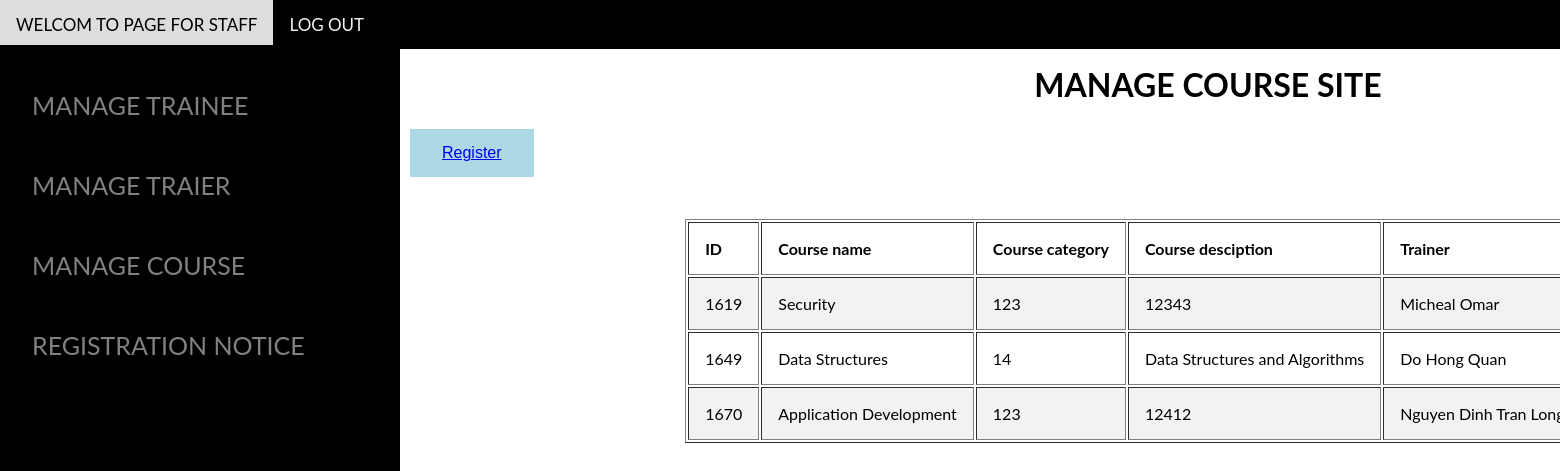
Screenshot of /managecourseforstaff.php with the database file from the repository.
### tables this page shows
CREATE TABLE `course` (
  `CourseID` varchar(255) NOT NULL,
  `CourseName` varchar(255) NOT NULL,
  `CousreCate` varchar(255) NOT NULL,
  `CourseDes` varchar(255) NOT NULL,
  `Trainer` varchar(255) NOT NULL
);

### db.php (called while the page is built, shortened)
<?php
$hostname = 'localhost';
$username='root';
$password='';
$dbname='1670';
$port=3306;
function query($sql)
{
    global $hostname;
    global $username;
    global $password;
    global $dbname;
    global $port;
    $conn = new mysqli($hostname, $username, $password, $dbname, $port);
    $result = $conn->query($sql);
    $rows = mysqli_fetch_all($result);
    return $rows;
}
?>

### managecourseforstaff.php (the view, shortened to what this page needs)
<!DOCTYPE html>
<html>
<head>
    <link rel="stylesheet" type="text/css" href="addstyle.css">
</head>
<body>
<body>
<?php
require_once('db.php');
?>
<div class="navbar">
  <a href="#">WELCOM TO PAGE FOR STAFF</a>
  <a href="loginform1.php">LOG OUT</a>
</div>
<div class="sidenav">
	<br>
    <a href="managetraineeforstaff.php">MANAGE TRAINEE</a>
    <br><br>
    <a href="managetrainerforstaff.php">MANAGE TRAIER</a>
    <br><br>
    <a href="managecourseforstaff.php">MANAGE COURSE</a>
    <br><br>
    <a href="regiscourseforstaff.php">REGISTRATION NOTICE</a>
</div>
<div class="main" style="width: 1600px;">
<h1 style="text-align: center;">MANAGE COURSE SITE</h1>
<table border="1px" style="margin-left: auto;margin-right: auto;">
    <button class="button" type="submit"><a href="recourseS.php">Register</a></button>
    <tr>
    <th>ID</th>
    <th>Course name</th>
    <th>Course category</th>
    <th>Course desciption</th>
    <th>Trainer</th>
    </tr>
<?php
    require_once('./db.php');
    $sql = "Select * From course";
    $rows = query($sql);
    for($i=0; $i<count($rows); $i++)
    {
?>
        <tr>
            <td align="center"><?=$rows[$i][0]?></td>
            <td align="center"><?=$rows[$i][1]?></td>
            <td align="center"><?=$rows[$i][2]?></td>
            <td align="center"><?=$rows[$i][3]?></td>
            <td align="center"><?=$rows[$i][4]?></td><br>
        </tr>
<?php
    }
?>
</table>
<br><br><br>
<?php
require_once("db.php");
?>
<?php
require_once("db.php");
?>
</div>
</body>
</html>

### addstyle.css (style rules this page uses)
.navbar { overflow: hidden; background-color: black; position: fixed; top: 0; left: 0; width: 100%; }
.navbar a { float: left; display: block; color: #f2f2f2; text-align: center; padding: 14px 16px; text-decoration: none; font-size: 17px; }
th, td { text-align: left; padding: 16px; }
tr:nth-child(even) { background-color: #f2f2f2; }
.button { background-color: lightblue; border: none; color: black; padding: 15px 32px; text-align: center; text-decoration: none; display: inline-block; font-size: 16px; margin: 4px 2px; cursor: pointer; }
body { font-family: "Lato", sans-serif; }
.sidenav { height: 100%; width: 400px; position: fixed; top: 45px; left: 0; background-color: black; overflow-x: hidden; padding-top: 20px; }
.sidenav a { padding: 6px 6px 6px 32px; text-decoration: none; font-size: 25px; color: #818181; display: block; }
.main { margin-left: 400px; margin-top: 65px; }

### rows the page displays
course: CourseID "1619", CourseName "Security", CousreCate "123", CourseDes "12343", Trainer "Micheal Omar"
course: CourseID "1649", CourseName "Data Structures", CousreCate "14", CourseDes "Data Structures and Algorithms", Trainer "Do Hong Quan"
course: CourseID "1670", CourseName "Application Development", CousreCate "123", CourseDes "12412", Trainer "Nguyen Dinh Tran…"
